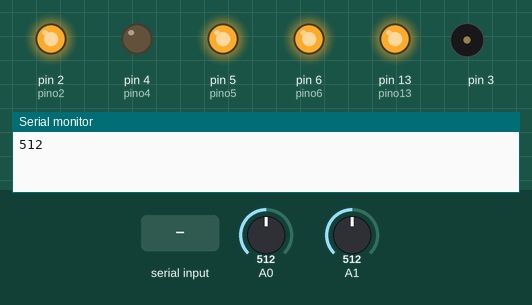
This sketch was run on a simulated Arduino Uno, built with avr-gcc and run on an emulated ATmega328P. Shown: output pins drawn as LEDs (lit = HIGH), buzzer (waves = sounding), the last lines printed to the serial monitor. Inputs (shaded band) come from the test bench; at power-on: A1 = 512, A0 = 512.

Above: at 8.2 s.
8.3 s: A1 set to 367
12.7 s: A1 set to 334
At 15.4 s:
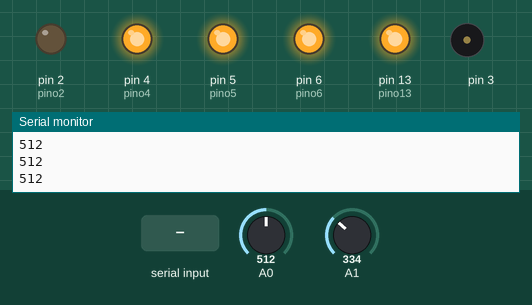
16.2 s: byte 0 (0) received over Serial
At 21.7 s:
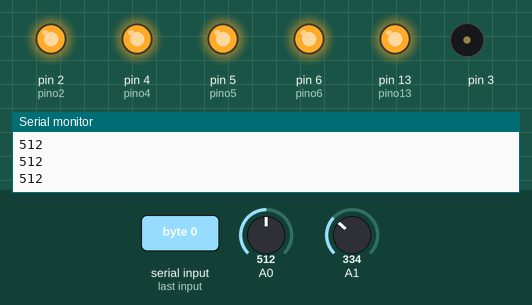
26.2 s: A1 set to 360
At 28.0 s:
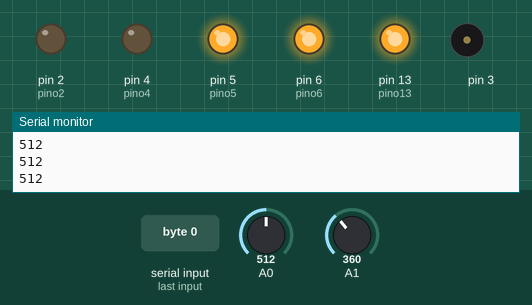
Timing chart, 0 to 29.5 s (numbered marks = the images above; inputs shaded):
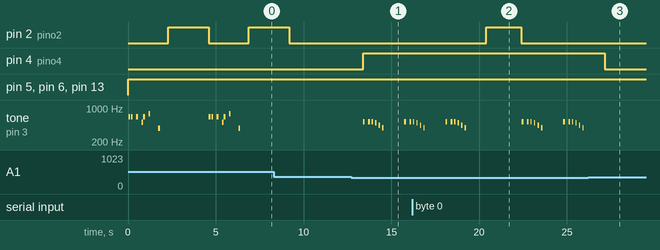

The sketch:

TrabalhoFinalIOT.ino
```cpp
// Musica 1 - Liga a Bomba de Agua
int melodia[] = {660,660,660,510,660,770,380};
int duracaoNotas[] ={100,100,100,100,100,100,100};
int pausaNotas[] = {150,300,300,100,300,550,575};


// Musica 2 - NÃ£o contem agua no reservatÃ³rio
int melodia2[] = {523,523,523,494,440,392};
int duracaoNotas2[] ={100,100,70,70,70,70};
int pausaNotas2[] = {300,200,200,200,200,200};

int portSpeak(3);

int pino2=2; //Bomba de Agua
int pino4=4; // led Reservatorio Vazio
int pino5=5; // Alimenta sensor de umidade
int pino6=6; // Alimenta Sensor de Nivel de Agua
int pino13=13; // Alimenta Sensor Bluetooth
int limiteUmidade = 25; // Limite de Umidade
int limiteReserv = 350;
int sensorVaso;
int sensorReserv;
int i = 0;


void setup() {
  // put your setup code here, to run once:
  // Inicializa a Serial
  Serial.begin(9600);
  pinMode(pino2, OUTPUT);
  pinMode(pino4, OUTPUT);
  pinMode(pino5, OUTPUT);
  pinMode(pino6, OUTPUT);
  pinMode(pino13, OUTPUT);

}

void loop() {
  // put your main code here, to run repeatedly:
  sensorVaso = leSensorVaso();
  sensorReserv = leSensorReserv();

  Serial.println(sensorVaso);
  int cerebro = Serial.read();

  delay(10);

  // Verifica se hÃ¡ agua suficente no Reservatorio
  if(sensorReserv < limiteReserv) {
    ligaLedReserv();
    tocaMusica(2);
  } else {
  desligaLedReserv();
  while (i < 2) {
    tocaMusica(1);
    ligaBomba();
    delay(300);
    desligaBomba();
    i++;
  }

  // Verifica se a Planta precisa de Agua
  //if(leSensorVaso() < limiteUmidade) {
    //tocaMusica(1);
    //ligaBomba();
    //delay(300);
    //desligaBomba();
  //}
  }
  delay(1000);

  sensorVaso = leSensorVaso();
  sensorReserv = leSensorReserv();


  if(cerebro == 'v') {
  if (sensorVaso < limiteUmidade) {
    Serial.println("Umidade abaixo do recomendado");
  } else if(sensorVaso > limiteUmidade && sensorVaso < 600){
    Serial.println("Umidade dentro do recomendado");
  } else {
    Serial.println("Umidade acima do recomendado");
  }
  }

  if(cerebro == 'r') {
  if (sensorReserv < limiteReserv) {
    Serial.println("Reservatorio abaixo do recomendado");
  } else if(sensorReserv > limiteReserv && sensorReserv < 600){
    Serial.println("Reservatorio até a metade");
  } else {
    Serial.println("Reservatorio Cheio");
  }
  }

  if(cerebro == 0) {
  ligaBomba();
  desligaBomba();
  Serial.println("Bomba acionada");
  }
}

int leSensorVaso() {
  ligaSensores();
  delay(10);
  return analogRead(A0);
  desligaSensores();
}

int leSensorReserv() {
  ligaSensores();
  delay(10);
  return analogRead(A1);
  desligaSensores();
}

void ligaSensores() {
  digitalWrite(pino5,HIGH);
  digitalWrite(pino6,HIGH);
  digitalWrite(pino13, HIGH);
}
void desligaSensores() {
  digitalWrite(pino5,LOW);
  digitalWrite(pino6,LOW);
  digitalWrite(pino13, LOW);
}
void ligaLedReserv() {
  digitalWrite(pino4,HIGH);
}

void desligaLedReserv() {
  digitalWrite(pino4,LOW);
}
void ligaBomba() {
  digitalWrite(pino2,HIGH);
}

void desligaBomba() {
  delay(2000);
  digitalWrite(pino2,LOW);
}
void tocaMusica(int musica) {
  switch (musica) {
    case 1:
    for(int nota=0; nota < 7; nota++) {
      tone(portSpeak, melodia[nota], duracaoNotas[nota]);
      delay(pausaNotas[nota]);
    }
    noTone(portSpeak);
    break;

    case 2:
    for(int nota=0; nota < 6; nota++) {
      tone(portSpeak, melodia2[nota], duracaoNotas2[nota]);
      delay(pausaNotas2[nota]);
    }
    noTone(portSpeak);
    break;
  }
}
```

Measured:
- the behaviour switches between 350 and 349 on A1 (found by bisection; images 0 and 1)
- after the input at 12.7 s, pin 4 (pino4): LOW → HIGH after 0.68 s; tone on pin 3: plays 523 Hz for 0.10 s, 523 Hz for 0.10 s, 523 Hz for 0.07 s, 494 Hz for 0.07 s, 440 Hz for 0.07 s, 392 Hz for 0.07 s … (8 notes in this stretch), starting after 0.68 s
- after the input at 16.2 s, pin 2 (pino2): LOW → HIGH after 4.2 s, → LOW 2.0 s later
- after the input at 26.2 s, pin 4 (pino4): HIGH → LOW after 0.94 s; tone on pin 3: stops changing and stays silent
- by itself, tone on pin 3: plays 660 Hz for 0.10 s, 660 Hz for 0.10 s, 660 Hz for 0.10 s, 510 Hz for 0.10 s, 660 Hz for 0.10 s, 770 Hz for 0.10 s … (14 notes in this stretch)
